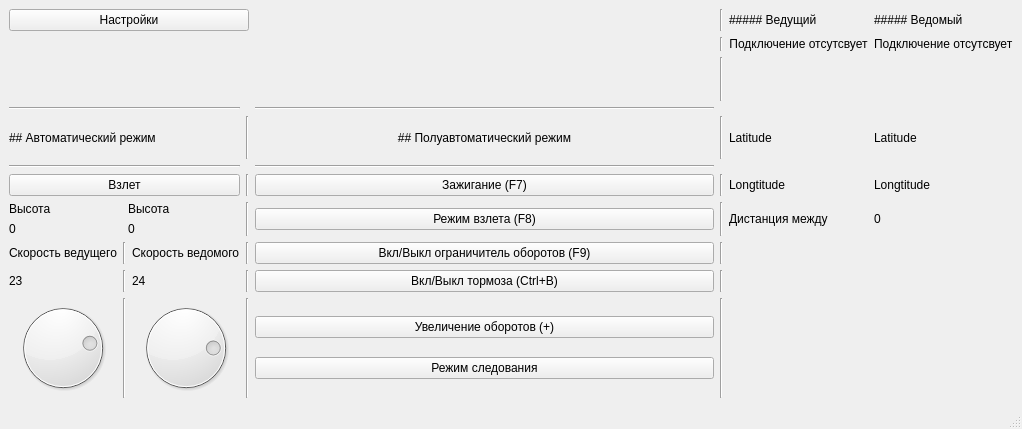
<?xml version="1.0" encoding="UTF-8"?>
<ui version="4.0">
 <class>MainWindow</class>
 <widget class="QMainWindow" name="MainWindow">
  <property name="geometry">
   <rect>
    <x>0</x>
    <y>0</y>
    <width>1022</width>
    <height>429</height>
   </rect>
  </property>
  <property name="windowTitle">
   <string>MainWindow</string>
  </property>
  <widget class="QWidget" name="centralwidget">
   <property name="maximumSize">
    <size>
     <width>1069</width>
     <height>16777215</height>
    </size>
   </property>
   <layout class="QGridLayout" name="gridLayout">
    <item row="0" column="0">
     <layout class="QGridLayout" name="gridLayout_4">
      <item row="1" column="5">
       <widget class="QLabel" name="status_slave_lbl">
        <property name="sizePolicy">
         <sizepolicy hsizetype="Preferred" vsizetype="Minimum">
          <horstretch>0</horstretch>
          <verstretch>0</verstretch>
         </sizepolicy>
        </property>
        <property name="text">
         <string>Подключение отсутсвует</string>
        </property>
        <property name="alignment">
         <set>Qt::AlignLeading|Qt::AlignLeft|Qt::AlignTop</set>
        </property>
       </widget>
      </item>
      <item row="1" column="3">
       <widget class="Line" name="line_22">
        <property name="orientation">
         <enum>Qt::Vertical</enum>
        </property>
       </widget>
      </item>
      <item row="13" column="2">
       <layout class="QVBoxLayout" name="verticalLayout">
        <property name="spacing">
         <number>2</number>
        </property>
        <property name="topMargin">
         <number>1</number>
        </property>
        <item>
         <widget class="QPushButton" name="thr_plus">
          <property name="text">
           <string>Увеличение оборотов (+)</string>
          </property>
         </widget>
        </item>
        <item>
         <widget class="QPushButton" name="wpt_mode_btn">
          <property name="text">
           <string>Режим следования</string>
          </property>
         </widget>
        </item>
       </layout>
      </item>
      <item row="0" column="4">
       <widget class="QLabel" name="status_master">
        <property name="text">
         <string>##### Ведущий</string>
        </property>
        <property name="textFormat">
         <enum>Qt::MarkdownText</enum>
        </property>
       </widget>
      </item>
      <item row="3" column="2">
       <widget class="Line" name="line_12">
        <property name="orientation">
         <enum>Qt::Horizontal</enum>
        </property>
       </widget>
      </item>
      <item row="0" column="3">
       <widget class="Line" name="line_21">
        <property name="orientation">
         <enum>Qt::Vertical</enum>
        </property>
       </widget>
      </item>
      <item row="8" column="3">
       <widget class="Line" name="line_8">
        <property name="orientation">
         <enum>Qt::Vertical</enum>
        </property>
       </widget>
      </item>
      <item row="11" column="4">
       <spacer name="verticalSpacer_13">
        <property name="orientation">
         <enum>Qt::Vertical</enum>
        </property>
        <property name="sizeType">
         <enum>QSizePolicy::Minimum</enum>
        </property>
        <property name="sizeHint" stdset="0">
         <size>
          <width>20</width>
          <height>20</height>
         </size>
        </property>
       </spacer>
      </item>
      <item row="13" column="1">
       <widget class="Line" name="line_14">
        <property name="orientation">
         <enum>Qt::Vertical</enum>
        </property>
       </widget>
      </item>
      <item row="1" column="4">
       <widget class="QLabel" name="status_master_lbl">
        <property name="sizePolicy">
         <sizepolicy hsizetype="Preferred" vsizetype="Maximum">
          <horstretch>0</horstretch>
          <verstretch>0</verstretch>
         </sizepolicy>
        </property>
        <property name="text">
         <string>Подключение отсутсвует</string>
        </property>
        <property name="alignment">
         <set>Qt::AlignHCenter|Qt::AlignTop</set>
        </property>
       </widget>
      </item>
      <item row="7" column="3">
       <widget class="Line" name="line_7">
        <property name="orientation">
         <enum>Qt::Vertical</enum>
        </property>
       </widget>
      </item>
      <item row="11" column="3">
       <widget class="Line" name="line_10">
        <property name="orientation">
         <enum>Qt::Vertical</enum>
        </property>
       </widget>
      </item>
      <item row="7" column="2">
       <widget class="QPushButton" name="ign_btn">
        <property name="text">
         <string>Зажигание (F7)</string>
        </property>
       </widget>
      </item>
      <item row="11" column="5">
       <spacer name="verticalSpacer_2">
        <property name="orientation">
         <enum>Qt::Vertical</enum>
        </property>
        <property name="sizeType">
         <enum>QSizePolicy::Minimum</enum>
        </property>
        <property name="sizeHint" stdset="0">
         <size>
          <width>20</width>
          <height>20</height>
         </size>
        </property>
       </spacer>
      </item>
      <item row="2" column="2">
       <spacer name="verticalSpacer_8">
        <property name="orientation">
         <enum>Qt::Vertical</enum>
        </property>
        <property name="sizeType">
         <enum>QSizePolicy::Maximum</enum>
        </property>
        <property name="sizeHint" stdset="0">
         <size>
          <width>20</width>
          <height>10</height>
         </size>
        </property>
       </spacer>
      </item>
      <item row="13" column="0">
       <layout class="QHBoxLayout" name="horizontalLayout">
        <item>
         <widget class="QDial" name="master_airspeed">
          <property name="maximum">
           <number>30</number>
          </property>
          <property name="value">
           <number>23</number>
          </property>
         </widget>
        </item>
        <item>
         <widget class="Line" name="line_17">
          <property name="orientation">
           <enum>Qt::Vertical</enum>
          </property>
         </widget>
        </item>
        <item>
         <widget class="QDial" name="slave_airspeed">
          <property name="maximum">
           <number>30</number>
          </property>
          <property name="singleStep">
           <number>1</number>
          </property>
          <property name="value">
           <number>24</number>
          </property>
         </widget>
        </item>
       </layout>
      </item>
      <item row="0" column="5">
       <widget class="QLabel" name="status_slave">
        <property name="text">
         <string>##### Ведомый</string>
        </property>
        <property name="textFormat">
         <enum>Qt::MarkdownText</enum>
        </property>
       </widget>
      </item>
      <item row="5" column="0">
       <widget class="Line" name="line_18">
        <property name="orientation">
         <enum>Qt::Horizontal</enum>
        </property>
       </widget>
      </item>
      <item row="4" column="0">
       <widget class="QLabel" name="label_13">
        <property name="sizePolicy">
         <sizepolicy hsizetype="Preferred" vsizetype="Minimum">
          <horstretch>0</horstretch>
          <verstretch>0</verstretch>
         </sizepolicy>
        </property>
        <property name="text">
         <string>## Автоматический режим</string>
        </property>
        <property name="textFormat">
         <enum>Qt::MarkdownText</enum>
        </property>
       </widget>
      </item>
      <item row="10" column="2">
       <widget class="QPushButton" name="thr_cut_btn">
        <property name="text">
         <string>Вкл/Выкл ограничитель оборотов (F9)</string>
        </property>
       </widget>
      </item>
      <item row="10" column="0">
       <layout class="QHBoxLayout" name="horizontalLayout_2">
        <item>
         <widget class="QLabel" name="label_17">
          <property name="text">
           <string>Скорость ведущего</string>
          </property>
         </widget>
        </item>
        <item>
         <widget class="Line" name="line_16">
          <property name="orientation">
           <enum>Qt::Vertical</enum>
          </property>
         </widget>
        </item>
        <item>
         <widget class="QLabel" name="label_16">
          <property name="text">
           <string>Скорость ведомого</string>
          </property>
         </widget>
        </item>
       </layout>
      </item>
      <item row="4" column="3">
       <widget class="Line" name="line">
        <property name="orientation">
         <enum>Qt::Vertical</enum>
        </property>
       </widget>
      </item>
      <item row="8" column="2">
       <widget class="QPushButton" name="takeoff_btn">
        <property name="text">
         <string>Режим взлета (F8)</string>
        </property>
       </widget>
      </item>
      <item row="13" column="3">
       <widget class="Line" name="line_15">
        <property name="orientation">
         <enum>Qt::Vertical</enum>
        </property>
       </widget>
      </item>
      <item row="11" column="0">
       <layout class="QHBoxLayout" name="horizontalLayout_3">
        <item>
         <widget class="QLabel" name="airspeed_master_lbl">
          <property name="text">
           <string>23</string>
          </property>
         </widget>
        </item>
        <item>
         <widget class="Line" name="line_20">
          <property name="orientation">
           <enum>Qt::Vertical</enum>
          </property>
         </widget>
        </item>
        <item>
         <widget class="QLabel" name="airspeed_slave_lbl">
          <property name="text">
           <string>24</string>
          </property>
         </widget>
        </item>
       </layout>
      </item>
      <item row="0" column="0" colspan="2">
       <widget class="QPushButton" name="settings_btn">
        <property name="text">
         <string>Настройки</string>
        </property>
       </widget>
      </item>
      <item row="13" column="5">
       <spacer name="verticalSpacer_7">
        <property name="orientation">
         <enum>Qt::Vertical</enum>
        </property>
        <property name="sizeType">
         <enum>QSizePolicy::Minimum</enum>
        </property>
        <property name="sizeHint" stdset="0">
         <size>
          <width>20</width>
          <height>20</height>
         </size>
        </property>
       </spacer>
      </item>
      <item row="11" column="2">
       <widget class="QPushButton" name="brakes_btn">
        <property name="text">
         <string>Вкл/Выкл тормоза (Ctrl+B)</string>
        </property>
       </widget>
      </item>
      <item row="10" column="3">
       <widget class="Line" name="line_9">
        <property name="orientation">
         <enum>Qt::Vertical</enum>
        </property>
       </widget>
      </item>
      <item row="7" column="0">
       <layout class="QHBoxLayout" name="horizontalLayout_4">
        <item>
         <widget class="QPushButton" name="automatic_takeoff_btn">
          <property name="text">
           <string>Взлет</string>
          </property>
         </widget>
        </item>
       </layout>
      </item>
      <item row="10" column="1">
       <widget class="Line" name="line_4">
        <property name="orientation">
         <enum>Qt::Vertical</enum>
        </property>
       </widget>
      </item>
      <item row="10" column="5">
       <spacer name="verticalSpacer_3">
        <property name="orientation">
         <enum>Qt::Vertical</enum>
        </property>
        <property name="sizeType">
         <enum>QSizePolicy::Minimum</enum>
        </property>
        <property name="sizeHint" stdset="0">
         <size>
          <width>20</width>
          <height>20</height>
         </size>
        </property>
       </spacer>
      </item>
      <item row="10" column="4">
       <spacer name="verticalSpacer_12">
        <property name="orientation">
         <enum>Qt::Vertical</enum>
        </property>
        <property name="sizeType">
         <enum>QSizePolicy::Minimum</enum>
        </property>
        <property name="sizeHint" stdset="0">
         <size>
          <width>20</width>
          <height>20</height>
         </size>
        </property>
       </spacer>
      </item>
      <item row="4" column="2">
       <widget class="QLabel" name="label_15">
        <property name="sizePolicy">
         <sizepolicy hsizetype="Preferred" vsizetype="Minimum">
          <horstretch>0</horstretch>
          <verstretch>0</verstretch>
         </sizepolicy>
        </property>
        <property name="text">
         <string>## Полуавтоматический режим</string>
        </property>
        <property name="textFormat">
         <enum>Qt::MarkdownText</enum>
        </property>
        <property name="alignment">
         <set>Qt::AlignCenter</set>
        </property>
       </widget>
      </item>
      <item row="2" column="5">
       <spacer name="verticalSpacer_16">
        <property name="orientation">
         <enum>Qt::Vertical</enum>
        </property>
        <property name="sizeType">
         <enum>QSizePolicy::Maximum</enum>
        </property>
        <property name="sizeHint" stdset="0">
         <size>
          <width>20</width>
          <height>10</height>
         </size>
        </property>
       </spacer>
      </item>
      <item row="0" column="2">
       <spacer name="horizontalSpacer">
        <property name="orientation">
         <enum>Qt::Horizontal</enum>
        </property>
        <property name="sizeHint" stdset="0">
         <size>
          <width>40</width>
          <height>20</height>
         </size>
        </property>
       </spacer>
      </item>
      <item row="2" column="4">
       <spacer name="verticalSpacer_15">
        <property name="orientation">
         <enum>Qt::Vertical</enum>
        </property>
        <property name="sizeType">
         <enum>QSizePolicy::Maximum</enum>
        </property>
        <property name="sizeHint" stdset="0">
         <size>
          <width>20</width>
          <height>10</height>
         </size>
        </property>
       </spacer>
      </item>
      <item row="8" column="1">
       <widget class="Line" name="line_3">
        <property name="orientation">
         <enum>Qt::Vertical</enum>
        </property>
       </widget>
      </item>
      <item row="8" column="0">
       <layout class="QGridLayout" name="gridLayout_2">
        <item row="0" column="0">
         <widget class="QLabel" name="altitude_lbl_master">
          <property name="text">
           <string>Высота</string>
          </property>
         </widget>
        </item>
        <item row="0" column="1">
         <widget class="QLabel" name="altitude_lbl_slave">
          <property name="text">
           <string>Высота</string>
          </property>
         </widget>
        </item>
        <item row="1" column="0">
         <widget class="QLabel" name="altitude_master">
          <property name="text">
           <string>0</string>
          </property>
         </widget>
        </item>
        <item row="1" column="1">
         <widget class="QLabel" name="altitude_speed">
          <property name="text">
           <string>0</string>
          </property>
         </widget>
        </item>
       </layout>
      </item>
      <item row="11" column="1">
       <widget class="Line" name="line_5">
        <property name="orientation">
         <enum>Qt::Vertical</enum>
        </property>
       </widget>
      </item>
      <item row="2" column="0">
       <spacer name="verticalSpacer">
        <property name="orientation">
         <enum>Qt::Vertical</enum>
        </property>
        <property name="sizeType">
         <enum>QSizePolicy::Maximum</enum>
        </property>
        <property name="sizeHint" stdset="0">
         <size>
          <width>20</width>
          <height>10</height>
         </size>
        </property>
       </spacer>
      </item>
      <item row="5" column="2">
       <widget class="Line" name="line_19">
        <property name="orientation">
         <enum>Qt::Horizontal</enum>
        </property>
       </widget>
      </item>
      <item row="3" column="0">
       <widget class="Line" name="line_11">
        <property name="orientation">
         <enum>Qt::Horizontal</enum>
        </property>
       </widget>
      </item>
      <item row="2" column="3">
       <widget class="Line" name="line_13">
        <property name="orientation">
         <enum>Qt::Vertical</enum>
        </property>
       </widget>
      </item>
      <item row="7" column="1">
       <widget class="Line" name="line_2">
        <property name="orientation">
         <enum>Qt::Vertical</enum>
        </property>
       </widget>
      </item>
      <item row="13" column="4">
       <spacer name="verticalSpacer_14">
        <property name="orientation">
         <enum>Qt::Vertical</enum>
        </property>
        <property name="sizeType">
         <enum>QSizePolicy::Minimum</enum>
        </property>
        <property name="sizeHint" stdset="0">
         <size>
          <width>20</width>
          <height>20</height>
         </size>
        </property>
       </spacer>
      </item>
      <item row="4" column="1">
       <widget class="Line" name="line_6">
        <property name="orientation">
         <enum>Qt::Vertical</enum>
        </property>
       </widget>
      </item>
      <item row="4" column="4">
       <widget class="QLabel" name="master_lat">
        <property name="text">
         <string>Latitude</string>
        </property>
       </widget>
      </item>
      <item row="4" column="5">
       <widget class="QLabel" name="slave_lat">
        <property name="text">
         <string>Latitude</string>
        </property>
       </widget>
      </item>
      <item row="7" column="4">
       <widget class="QLabel" name="master_lon">
        <property name="text">
         <string>Longtitude</string>
        </property>
       </widget>
      </item>
      <item row="7" column="5">
       <widget class="QLabel" name="slave_lon">
        <property name="text">
         <string>Longtitude</string>
        </property>
       </widget>
      </item>
      <item row="8" column="4">
       <widget class="QLabel" name="label_distance">
        <property name="text">
         <string>Дистанция между</string>
        </property>
       </widget>
      </item>
      <item row="8" column="5">
       <widget class="QLabel" name="distance_doube">
        <property name="text">
         <string>0</string>
        </property>
       </widget>
      </item>
     </layout>
    </item>
   </layout>
  </widget>
  <widget class="QMenuBar" name="menubar">
   <property name="geometry">
    <rect>
     <x>0</x>
     <y>0</y>
     <width>1022</width>
     <height>21</height>
    </rect>
   </property>
  </widget>
  <widget class="QStatusBar" name="statusbar"/>
 </widget>
 <resources/>
 <connections/>
</ui>
